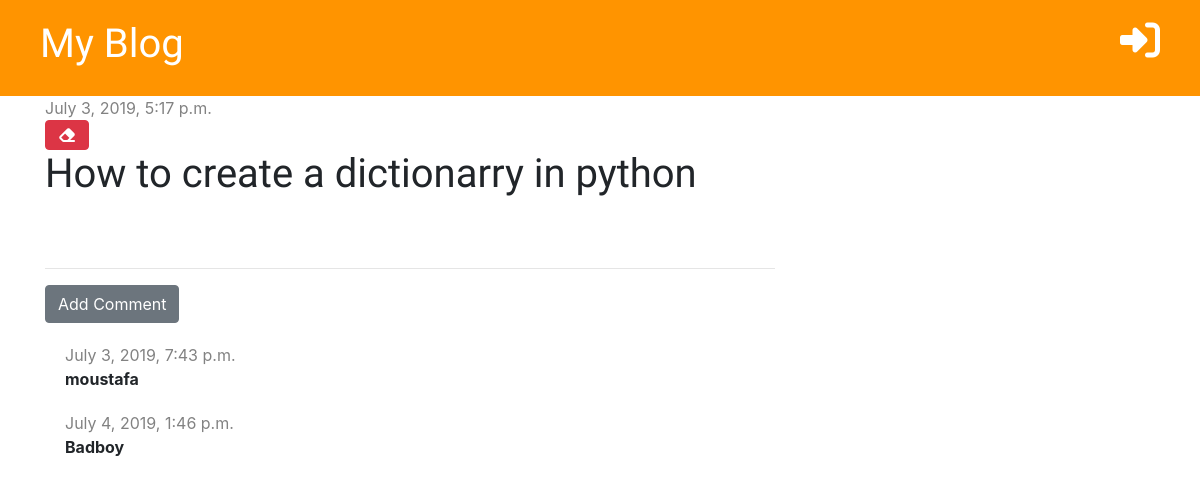
The page /post/8/ on the database its author committed.
### blog/models.py (models this page shows, shortened)
class Post(models.Model):
    author = models.ForeignKey('auth.User', on_delete= models.CASCADE)
    title = models.CharField(max_length=200)
    text = models.TextField()
    created_date = models.DateTimeField(default=timezone.now)
    published_date = models.DateTimeField(blank=True, null=True)

class Comment(models.Model):
    post = models.ForeignKey('blog.Post', on_delete=models.CASCADE, related_name='comments')
    author = models.CharField(max_length=200)
    created_date = models.DateTimeField(default=timezone.now)
    text = models.TextField()
    approved = models.BooleanField(default=False)

### blog/views.py (the view)
# urls.py: path('post/<int:pk>/', views.post_detail, name='post_detail'),
def post_detail(request, pk):
    posts = get_object_or_404(Post, pk=pk)
    stuff_for_frontend = {'posts': posts }
    return render(request, 'blog/post_detail.html', stuff_for_frontend)

### blog/templatetags/markdownify.py (called while the page is built)
@register.filter
def markdown(value):
    renderer = HighlightRenderer()
    markdown = mistune.Markdown(renderer=renderer)
    return markdown(value)

### blog/templates/blog/post_detail.html (shortened to what this page needs)
{% extends 'blog/base.html' %}
{% load markdownify %}
{% block content %}
    <div class="post">
        {% if posts.published_date %}
            <div class="date">
                {{ posts.published_date }}
            </div>
        {% else %}
            <a href="{% url 'post_publish' pk=posts.pk %}" class="btn btn-primary">Publish</a>
        {% endif %}
        <a href="{% url 'delete_post' pk=posts.pk %}" class="btn btn-danger" onclick="return confirm('Are sure you want to delete this post?')"><i class="fas fa-eraser"></i></a>
        <h1>{{ posts.title }}</h1>
    </div>
   <hr>
    <a href="{% url 'add_comment_to_post' pk=posts.pk %}" class="btn btn-secondary">Add Comment</a>
    {% for comment in posts.comments.all %}
        {% if user.is_superuser or comment.approved %}
        <div class="comment">
            <div class="date">
                {{ comment.created_date }}
            </div>
            <strong>{{ comment.author }}</strong>
        </div>
        {% endif %}
    {% empty %}
        <p>No comments yet...</p>
    {% endfor %}
{% endblock %}

### blog/static/blog/style.css (style rules this page uses)
h1, h2, h3, h4 { font-family: 'Tangerine', 'Inconsolata', 'Droid Sans', serif; font-size: 48px; }
.date { color: #828282; }
.post { margin-bottom: 70px; }
.comment { margin: 20px 0px 20px 20px; }

### rows shown on the page
Post: published_date "July 3, 2019, 5:17 p.m.", title "How to create a dictionarry in python"
Comment: created_date "July 3, 2019, 7:43 p.m.", author "moustafa"
Comment: created_date "July 4, 2019, 1:46 p.m.", author "Badboy"
